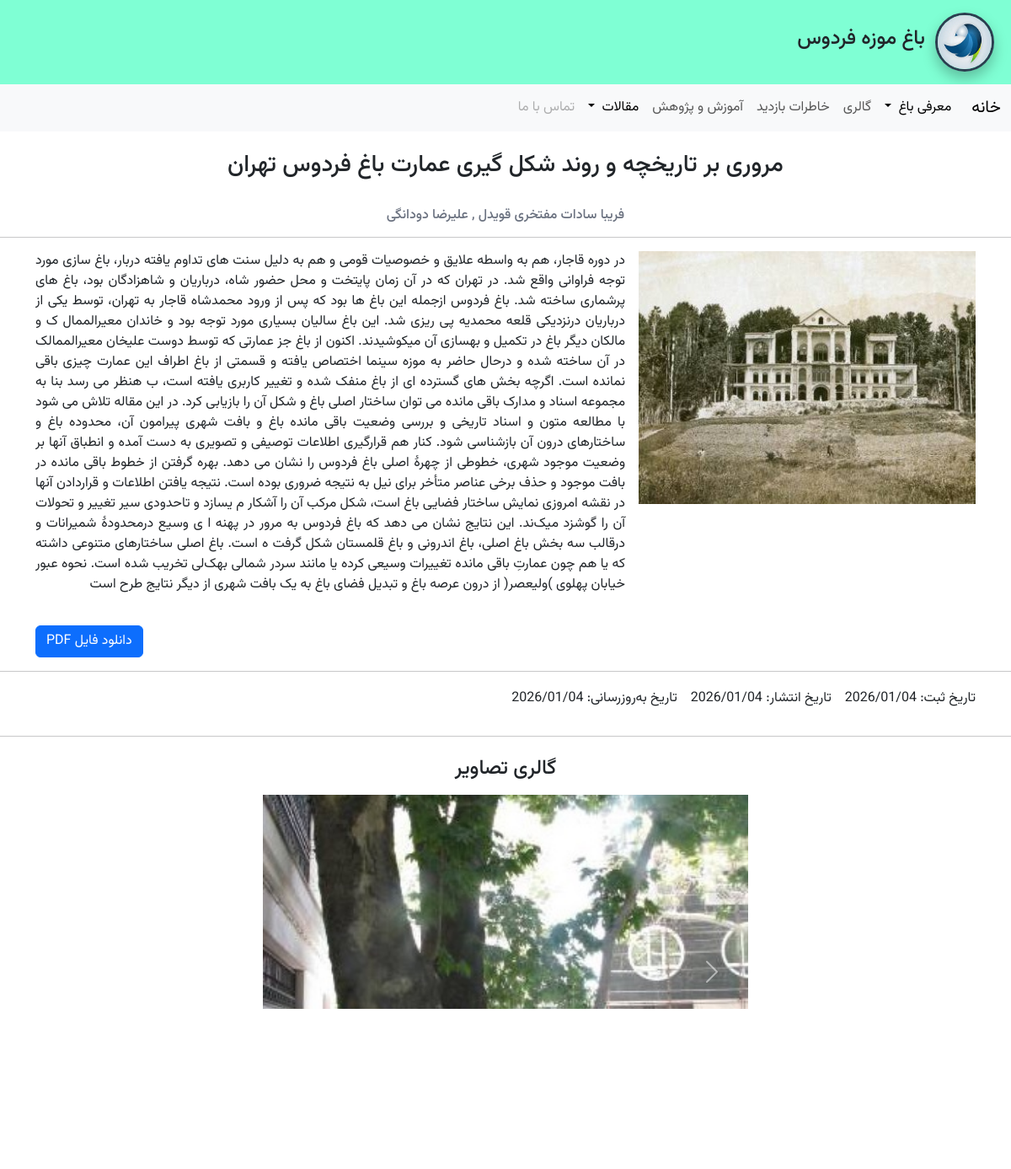
Screenshot of /Article/article_detaile/2/ with the database file from the repository.
### apps/Article/models.py (models this page shows, shortened)
class Article(models.Model):
    id = models.AutoField(primary_key=True ,verbose_name='کد مقاله')
    article_group = models.ForeignKey(ArticleGroup , on_delete=models.CASCADE , verbose_name='گروه مقاله')
    title = models.CharField(max_length=200 , verbose_name='عنوان مقاله')
    main_image = models.ImageField(upload_to=article_image_path,verbose_name='تصویر اصلی ')
    author= models.ManyToManyField(Author,related_name='articles',verbose_name='نویسنده')
    slug = models.SlugField(unique=True,max_length=200 ,verbose_name='slug')
    description =models.TextField(verbose_name='متن کوتاه')
    abstract = models.TextField(verbose_name='چکیده مقاله')
    keywords = models.CharField (max_length=100 , verbose_name='کلمات کلیدی')
    pdf_name = models.FileField (upload_to='pdfs/' ,max_length=100 , verbose_name='نام فایل اصلی مقاله')
    register_date = models.DateTimeField(default=timezone.now , verbose_name='تاریخ ثبت')
    publication_date = models.DateTimeField(null=True, blank=True ,verbose_name='تاریخ انتشار')
    update_date = models.DateTimeField(auto_now=True ,verbose_name='تاریخ به روز رسانی')
    number_of_visit = models.IntegerField(default=0,verbose_name='تعداد بازدید')
    is_active = models.BooleanField(default=False , verbose_name='وضعیت فعال/غیر فعال ')
    class Meta:
        verbose_name = 'مقاله'
        verbose_name_plural = 'مقالات'
        db_table = 't_Article'

class Author(models.Model):
    id = models.AutoField(primary_key=True ,verbose_name='کد نویسنده')
    name = models.CharField(max_length=100 , verbose_name='نام')
    family = models.CharField(max_length=100 , verbose_name='نام خانوادگی')
    education = models.CharField(max_length=100 , verbose_name='تحصیلات')
    job_title = models.CharField(max_length=100 , verbose_name='شغل')
    email = models.EmailField(unique=True , verbose_name='ایمیل')
    slug = models.SlugField(unique=True ,verbose_name='slug')
    phone_number = models.CharField(max_length=15 ,blank=True ,  verbose_name='شماره تلفن')
    is_active = models.BooleanField(default=False , verbose_name='وضعیت فعال/غیر فعال')
    class Meta:
        verbose_name = 'نویسنده'
        verbose_name_plural = 'نویسندگان'
        db_table = 't_Author'

class ArticleGallery(models.Model):
    id = models.AutoField(primary_key=True ,verbose_name='کد تصویر')
    article = models.ForeignKey(Article , on_delete=models.CASCADE , verbose_name='مقاله')
    name = models.CharField(max_length=200 , verbose_name='نام نصویر')
    image = models.ImageField(upload_to='blog/', verbose_name='تصویر')
    class Meta :
        verbose_name = 'تصویر'
        verbose_name_plural = 'تصاویر'
        db_table = 't_ArticleGallery'

### apps/Article/views.py (the view)
# urls.py: path('article_detaile/<int:id>/',views.article_detaile , name='article_detaile'),
def article_detaile(request,id):
    article_detaile = Article.objects.get(id=id)
    context = {
        'article_detaile': article_detaile
    }
    return render (request , 'article_app/article_detaile.html', context)

### apps/main/views.py (called while the page is built)
def media_admin(request):
    return {'media_url':settings.MEDIA_URL,}

### templates/article_app/article_detaile.html (shortened to what this page needs)
{% extends 'base.html' %}
{% load static %}
{% block content %}
<div>
    <h3 style="text-align: center;">{{ article_detaile.title }}</h3>
    <br>
    <h6 style="text-align: center; opacity: 50; color: #6b7280; /* grey-500">
        {% for writer in article_detaile.author.all %}
            {{ writer.name }}{% if not forloop.last %} , {% endif %}
        {% endfor %}
    </h6>
</div>
<hr>
<div class="thumbnail article-row  container">
    <img src="{{ media_url }}/{{ article_detaile.main_image }}" alt=""  class="img-300">
    <div class="abstract" style="text-align: justify;">
        <p>{{ article_detaile.abstract }}</p>
    </div>
</div>
<div class="container">
    {% if article_detaile.pdf_name %}
        <div style="text-align:left ; margin-top: 20px;">
            <a href="{{ media_url }}/{{ article_detaile.pdf_name }}"
            class="btn btn-primary"
            download>
                دانلود فایل PDF
            </a>
        </div>
    {% endif %}
</div>
<hr>
<div class="dates article-row container" style="text-align:center; margin-top:20px;">
    <p>
        <label>تاریخ ثبت:</label>
        {{ article_detaile.register_date|date:"Y/m/d" }}
    </p>
    <p>
        <label>تاریخ انتشار:</label>
        {{ article_detaile.publication_date|date:"Y/m/d" }}
    </p>
    <p>
        <label>تاریخ به‌روزرسانی:</label>
        {{ article_detaile.update_date|date:"Y/m/d" }}
    </p>
</div>
<hr>
<div class="container my-4" style="max-width: 600px;">
  <h4 class="text-center mb-3">گالری تصاویر</h4>
  <div id="articleGalleryCarousel" class="carousel slide" data-bs-ride="carousel">
    <div class="carousel-inner">
      {% for img in article_detaile.articlegallery_set.all %}
        <div class="carousel-item {% if forloop.first %}active{% endif %}">
          <img src="{{ img.image.url }}" class="d-block w-100" alt="{{ img.name }}" style="max-height: 420px; object-fit: cover;">
          <div class="carousel-caption d-none d-md-block">
            <p>{{ img.name }}</p>
          </div>
        </div>
      {% empty %}
        <p>هیچ تصویری برای این مقاله ثبت نشده است.</p>
      {% endfor %}
    </div>
    <button class="carousel-control-prev" type="button" data-bs-target="#articleGalleryCarousel" data-bs-slide="prev">
      <span class="carousel-control-prev-icon" aria-hidden="true"></span>
    </button>
    <button class="carousel-control-next" type="button" data-bs-target="#articleGalleryCarousel" data-bs-slide="next">
      <span class="carousel-control-next-icon" aria-hidden="true"></span>
    </button>
  </div>
</div>
{% endblock content %}

### static/css/style.css (style rules this page uses)
.body { direction: rtl; font-family: Vazirmatn; font-weight: 400; }
.img-300 { width: 300px; height: 200px; }
.article-row { display: flex; align-items: flex-start; gap: 16px; }
.article-row .img-300 { width: 400px; height: 300px; object-fit: cover; }
.article-row .abstract { flex: 1; }

### rows the page displays
Article: title "مروری بر تاریخچه و روند شکل گیری عمارت باغ فردوس تهران", main_image (picture), abstract "در دوره قاجار، هم به واسطه علایق و خصوصیات قومی و هم به دلیل سنت های تداوم یافته دربار، باغ سازی مورد توجه فراوانی واقع شد. در تهران که در آن زمان پایتخت و محل حضور شاه، درباریان و شاهزادگان بود، باغ های پرشماری ساخته شد. باغ فردوس ازجمله این باغ ها بود که پس از ورود محمدشاه قاجار به تهران، توسط یکی از درباریان درنزدیکی قلعه محمدیه پی ریزی شد. این باغ سالیان بسیاری مورد توجه بود و خاندان معیرالممال ک و مالکان دیگر باغ در تکمیل و بهسازی آن میک​وشیدند. اکنون از باغ جز عمارتی که توسط دوست علیخان معیرالممالک در آن ساخته شده و درحال حاضر به موزه سینما اختصاص یافته و قسمتی از باغ اطراف این عمارت چیزی باقی نمانده است. اگرچه بخش های گسترده ای از باغ منفک شده و تغییر کاربری یافته است، ب هنظر می رسد…", register_date "2026/01/04", publication_date "2026/01/04", update_date "2026/01/04"
Author: name "فریبا سادات مفتخری قویدل"
Author: name "علیرضا دودانگی"
ArticleGallery: image (picture)
